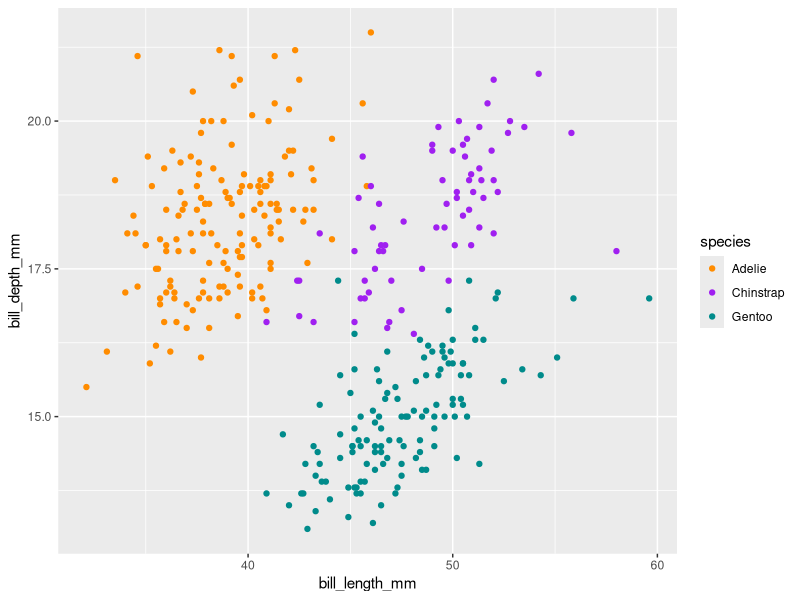
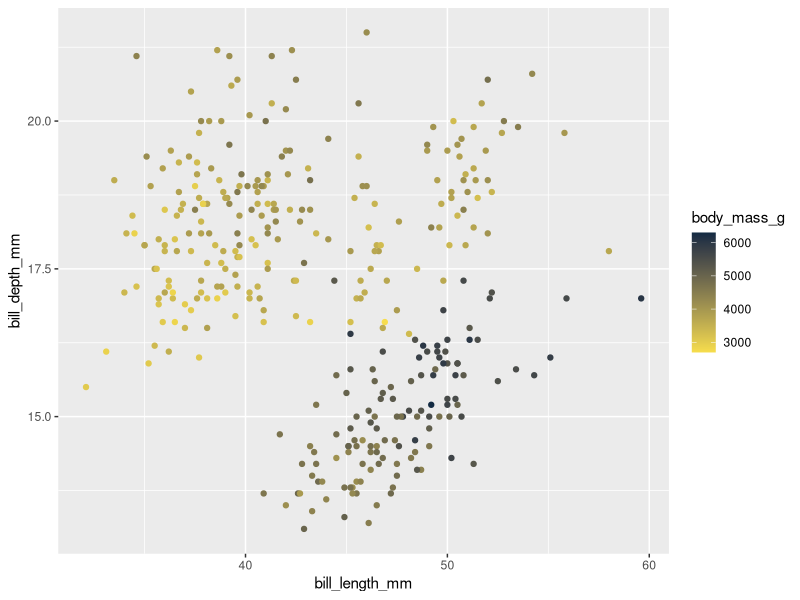
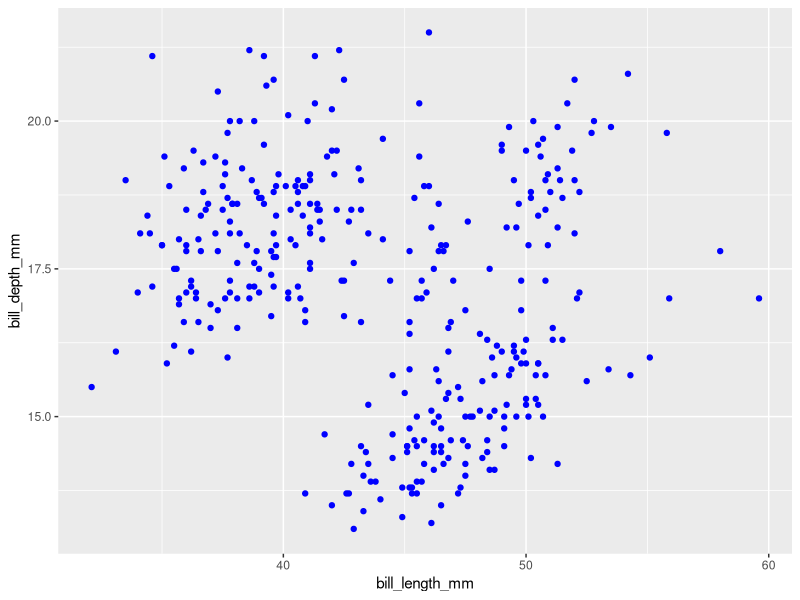
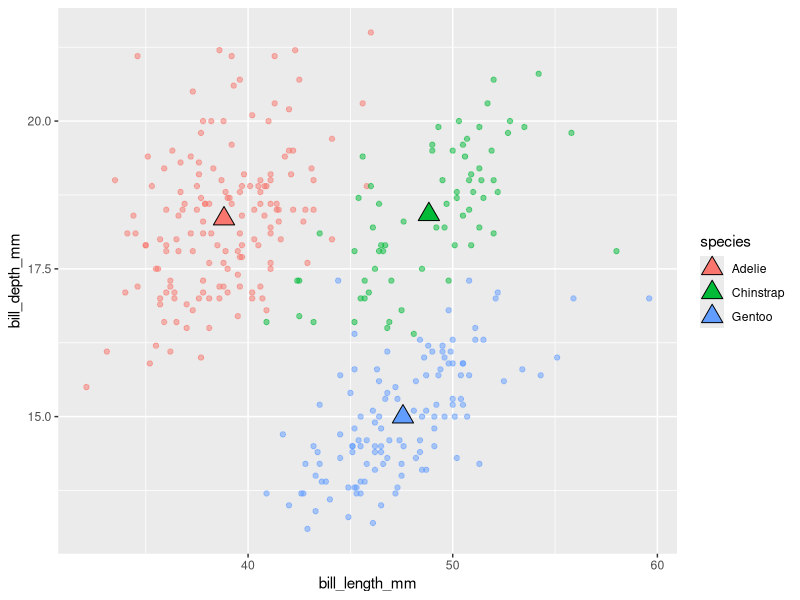
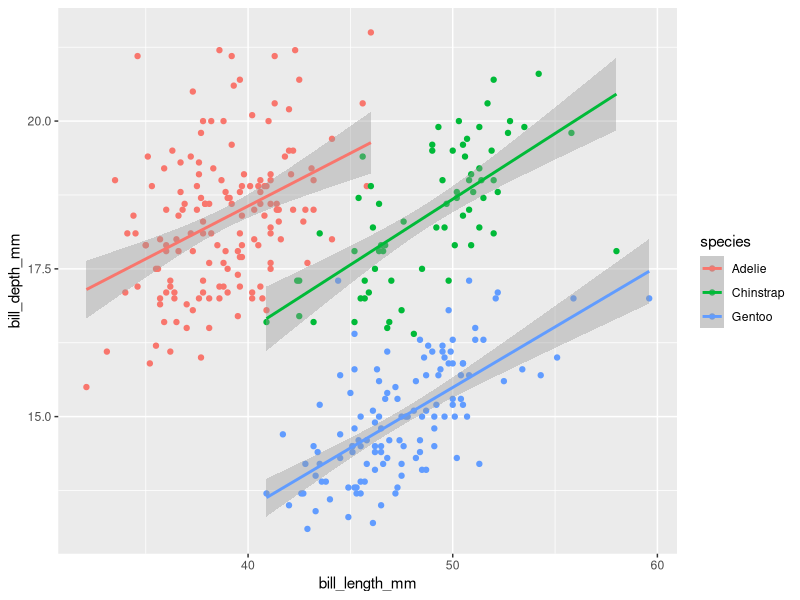
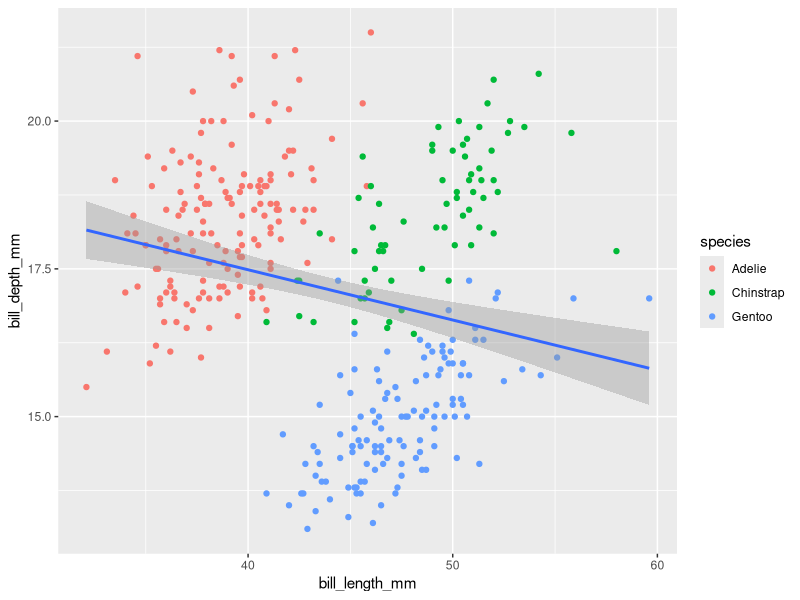
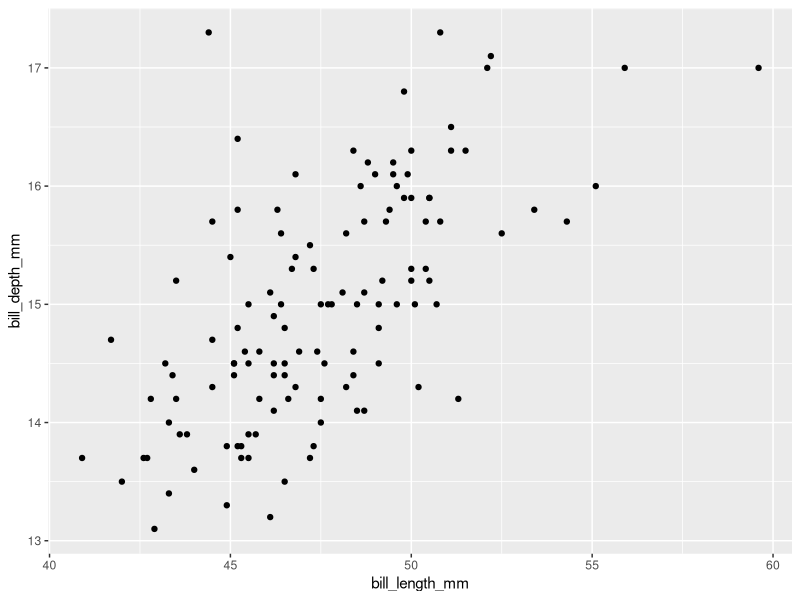
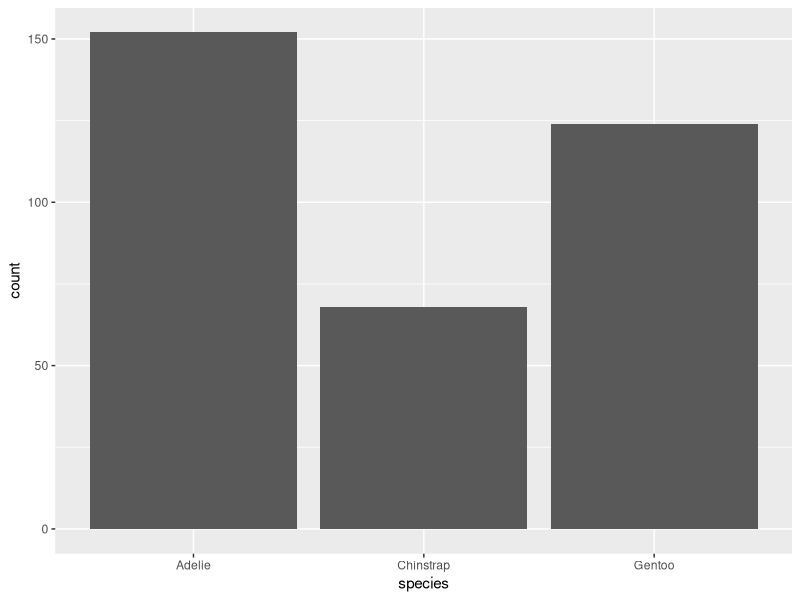

Here is the R script that generated these plots, in order:
## ---- chunk 1
#| eval: true
#| echo: true
#| message: false
#| warning: false
# load packages ----
library(tidyverse)
library(patchwork)
library(palmerpenguins)
## ---- chunk 2
# create some untidy temperature data ----
temp_data_wide <- tribble(
  ~date, ~station1, ~station2,  ~station3,
  "2023-10-01", 30.1, 29.8,  31.2,
  "2023-11-01", 28.6, 29.1,  33.4,
  "2023-12-01", 29.9, 28.5,  32.3
)

# print it out ----
print(temp_data_wide)
## ---- chunk 3
# convert data from wide > long ----
temp_data_long <- temp_data_wide |> 
  pivot_longer(cols = starts_with("station"),
               names_to = "station_id",
               values_to = "temp_c")

# print it out ----
print(temp_data_long)
## ---- chunk 4
#| warning: false
#..........scatter plot with custom categorical colors...........
ggplot(data = penguins, 
       mapping = aes(x = bill_length_mm, bill_depth_mm, color = species)) + # define colors in aes()
  geom_point() + 
  scale_color_manual(values = c("darkorange", "purple", "cyan4"))  
  
  

## ---- chunk 5
#| warning: false
#...........scatter plot with custom continuous colors...........
ggplot(penguins, aes(x = bill_length_mm, y = bill_depth_mm, color = body_mass_g)) + 
  geom_point() + 
  scale_color_gradient(low = "#F7DD4C", high = "#132B43")
## ---- chunk 6
#| warning: false
#................scatter plot with all blue points...............
ggplot(penguins, aes(x = bill_length_mm, y = bill_depth_mm)) +
  geom_point(color = "blue")
## ---- chunk 7
#| warning: false
#| message: false
#..............create a separate penguins_summary df.............
penguins_summary <- penguins |>
  drop_na() |> 
  group_by(species) |> 
  summarize(
    mean_bill_length_mm = mean(bill_length_mm),
    mean_bill_depth_mm = mean(bill_depth_mm)
  )

#..........create ggplot with layers from different dfs..........
ggplot() +
  geom_point(data = penguins, mapping = aes(x = bill_length_mm,
                                            y = bill_depth_mm, 
                                            color = species), 
             alpha = 0.5) + 
  geom_point(data = penguins_summary, mapping = aes(x = mean_bill_length_mm,
                                                    y = mean_bill_depth_mm,
                                                    fill = species), 
             size = 5, shape = 24)
## ---- chunk 8
#| warning: false
#| message: false
#.............scatterplot with lms fitted to species.............
ggplot(penguins, aes(x = bill_length_mm, y = bill_depth_mm, color = species)) +
  geom_point() +
  geom_smooth(method = "lm")
## ---- chunk 9
#| warning: false
#| message: false
#..........scatterplot with lm fitted to entire data set.........
ggplot(penguins, aes(x = bill_length_mm, y = bill_depth_mm)) +
  geom_point(aes(color = species)) +
  geom_smooth(method = "lm")
## ---- chunk 10
#| warning: false
#........filter for Gentoo penguins, then pipe into ggplot.......
penguins %>% 
  filter(species == "Gentoo") %>% 
  ggplot(aes(x= bill_length_mm, y = bill_depth_mm)) +
  geom_point()
## ---- chunk 11
#| warning: false
#...................bar plot with default stat...................
ggplot(penguins, aes(x = species)) + 
  geom_bar() # default stat is count 
## ---- chunk 12
#| warning: false

#........................new summarized df.......................
# new summary df which calculates # of observations (rows) for each spp ----
penguin_summary <- penguins |> 
  count(species) 

# bar plot where heights of bars are generated based of "identity" of values ----
ggplot(penguin_summary, aes(x = species, y = n)) + 
  geom_bar(stat = "identity") 
## ---- chunk 13
#| warning: false
#........................default position........................
ggplot(penguins, aes(x = species, fill = island)) +
  geom_bar(position = "stack")
## ---- chunk 14
#| warning: false
#..........................position fill.........................
ggplot(penguins, aes(x = species, fill = island)) +
  geom_bar(position = "fill") 
## ---- chunk 15
#| warning: false
#.........................position dodge.........................
ggplot(penguins, aes(x = species, fill = island)) +
  geom_bar(position = "dodge") 
## ---- chunk 16
#| warning: false
#.......................position functions.......................
ggplot(penguins, aes(x = species, fill = island)) +
  geom_bar(position = position_dodge2(preserve = "single"))
## ---- chunk 17
#| warning: false
#....................default coordinate system...................
ggplot(penguins, aes(x = species)) +
  geom_bar() 
## ---- chunk 18
#| warning: false
#............................flip axes...........................
ggplot(penguins, aes(x = species)) +
  geom_bar() +
  coord_flip()
## ---- chunk 19
#| warning: false
#........................polar coordinates.......................
ggplot(penguins, aes(x = species)) +
  geom_bar() +
  coord_polar()
## ---- chunk 20
#| warning: false
#..................premade theme + custom theme..................
ggplot(penguins, aes(x = species)) +
  geom_bar() +
  theme_classic() 
  
## ---- chunk 21
#| warning: false
#| message: false
#......................labels & facet wrap.......................
ggplot(penguins, aes(x = flipper_length_mm, fill = species)) +
  geom_histogram(position = "identity", alpha = 0.5) +
  scale_fill_manual(values = c("darkorange", "purple", "cyan4")) +
  labs(x = "Flipper Length (mm)", 
       y = "Frequency", 
       fill = "Species", 
       title = "Penguin Flipper Lengths") +
  facet_wrap(~species, ncol = 1) +
  theme_classic()
## ---- chunk 22
#.................save scatter plot to obj `p1`..................
p1 <- ggplot(penguins, aes(x = bill_length_mm, y = bill_depth_mm, color = body_mass_g)) +
  geom_point() +
  scale_color_gradient(low = "#F7DD4C", high = "#132B43") +
  theme(
    legend.position = "top" # note: this is newly added from earlier!
  )

#....................save bar plot to obj `p2`...................
p2 <- ggplot(penguins, aes(x = species)) +
  geom_bar() +
  theme_light()

#...................save histogram to obj `p3`...................
p3 <- ggplot(penguins, aes(x = flipper_length_mm, fill = species)) + 
  geom_histogram(position = "identity", alpha = 0.5) +
  scale_fill_manual(values = c("darkorange", "purple", "cyan4"))
## ---- chunk 23
#| warning: false
#| message: false
#..........................stacked plots.........................
p1/p2

#.......................side-by-side plots.......................
p1 + p2
#..........side-by-side & stacked plots + graphic title..........
(p1 + (p2/p3)) +
  plot_annotation(title = "All the greatest penguin info")

